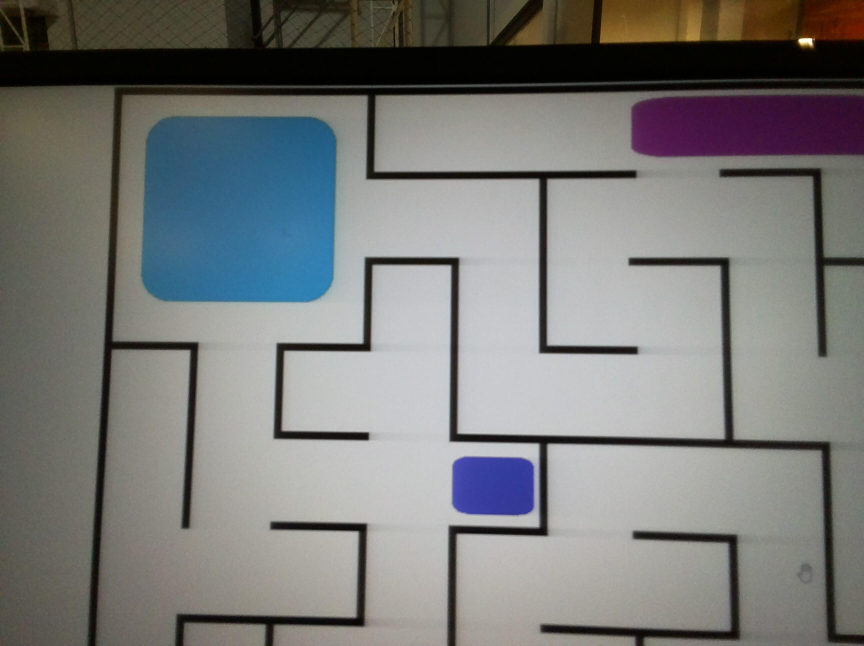
#> input picture 1.jpeg, 2592 x 1936 px (shown at 1/3 size)
$ python fullPanorama.py
#> lines starting #> are read from the running program, lines starting #| are printed output that depends on the picture; after the words box and inside, x2 and y2 are one past the last pixel; in counts of white or black regions, pixels touching at a corner belong together
# -*- coding: utf-8 -*-
import cv2
import numpy as np
import matplotlib.pyplot as plt
import os
import sys

# Forzar UTF-8 en la salida del terminal (necesario en Windows)
sys.stdout.reconfigure(encoding="utf-8")

# ── Configuración: pon aquí tus imágenes EN EL ORDEN que quieras ──────────────
image_paths = [
    "1.jpeg",   # img 1
    "2.jpeg",   # img 2
    "3.jpeg",   # img 3
    "4.jpeg",   # img 4
    "5.jpeg",   # img 5
    "6.jpeg",   # img 6
]

OUTPUT_DIR = r"C:\Users\Usuario\OneDrive\Documentos\Programación\Vision_Dron\panoramas"
os.makedirs(OUTPUT_DIR, exist_ok=True)

# ─────────────────────────────────────────────────────────────────────────────
# Funciones base
# ─────────────────────────────────────────────────────────────────────────────

def detect_features(image_bgr, n_features=3000):
    gray = cv2.cvtColor(image_bgr, cv2.COLOR_BGR2GRAY)
    orb = cv2.ORB_create(nfeatures=n_features)
    keypoints, descriptors = orb.detectAndCompute(gray, None)
    return keypoints, descriptors


def match_features(desc1, desc2, ratio=0.75):
    bf = cv2.BFMatcher(cv2.NORM_HAMMING, crossCheck=False)
    raw_matches = bf.knnMatch(desc1, desc2, k=2)
    good = [m for m, n in raw_matches if m.distance < ratio * n.distance]
    return good


def compute_homography(kp_src, kp_dst, matches, reproj_thresh=4.0):
    if len(matches) < 4:
        raise ValueError(f"Se necesitan al menos 4 matches, se tienen {len(matches)}")
    src_pts = np.float32([kp_src[m.queryIdx].pt for m in matches]).reshape(-1, 1, 2)
    dst_pts = np.float32([kp_dst[m.trainIdx].pt for m in matches]).reshape(-1, 1, 2)
    H, mask = cv2.findHomography(src_pts, dst_pts, cv2.RANSAC, reproj_thresh)
    inliers = int(mask.sum()) if mask is not None else 0
    print(f"    Inliers RANSAC: {inliers}/{len(matches)}")
    return H


def warp_and_blend(img_src, img_dst, H):
    h_src, w_src = img_src.shape[:2]
    h_dst, w_dst = img_dst.shape[:2]

    corners_src = np.float32(
        [[0, 0], [w_src, 0], [w_src, h_src], [0, h_src]]
    ).reshape(-1, 1, 2)
    corners_proj = cv2.perspectiveTransform(corners_src, H)

    all_corners = np.concatenate([
        corners_proj,
        np.float32([[0, 0], [w_dst, 0], [w_dst, h_dst], [0, h_dst]]).reshape(-1, 1, 2)
    ], axis=0)

    x_min, y_min = np.floor(all_corners[:, 0, :].min(axis=0)).astype(int)
    x_max, y_max = np.ceil(all_corners[:, 0, :].max(axis=0)).astype(int)

    T = np.array([[1, 0, -x_min],
                  [0, 1, -y_min],
                  [0, 0,      1]], dtype=np.float64)

    canvas_w = x_max - x_min
    canvas_h = y_max - y_min

    warped = cv2.warpPerspective(img_src, T @ H, (canvas_w, canvas_h))

    roi = warped[-y_min:-y_min + h_dst, -x_min:-x_min + w_dst]
    mask_dst = np.all(roi == 0, axis=2)
    roi[~mask_dst] = img_dst[~mask_dst]
    roi[mask_dst]  = img_dst[mask_dst]

    return warped


def stitch_pair(img_a, img_b, label, show=True):
    """
    Une img_a con img_b, guarda el resultado y lo muestra.
    Devuelve la imagen fusionada en BGR.
    """
    print(f"\n{'='*50}")
    print(f"  Fusionando: {label}")
    print(f"{'='*50}")

    kp_a, desc_a = detect_features(img_a)
    kp_b, desc_b = detect_features(img_b)
    matches = match_features(desc_a, desc_b)
    print(f"  Matches buenos: {len(matches)}")

    H = compute_homography(kp_a, kp_b, matches)
    result = warp_and_blend(img_a, img_b, H)

    out_path = os.path.join(OUTPUT_DIR, label + ".jpg")
    cv2.imwrite(out_path, result)
    print(f"  Guardado: {out_path}")

    if show:
        plt.figure(figsize=(18, 5))
        plt.imshow(cv2.cvtColor(result, cv2.COLOR_BGR2RGB))
        plt.title(f"Panorama: {label}", fontsize=13)
        plt.axis("off")
        plt.tight_layout()
        plt.show()

    return result


# ─────────────────────────────────────────────────────────────────────────────
# Carga de imagenes
# ─────────────────────────────────────────────────────────────────────────────

print("Cargando imagenes...")
images = []
for p in image_paths:
    img = cv2.imread(p)
#> img is the input picture: shape (1936, 2592, 3); mean B, G, R 120.1, 121.5, 120.6
    if img is None:
        raise FileNotFoundError(f"No se encontro o no se pudo leer: {p}")
    images.append(img)
    print(f"  OK {os.path.basename(p)}  ->  {img.shape[1]}x{img.shape[0]} px")
#|   OK 1.jpeg  ->  2592x1936 px

img1, img2, img3, img4, img5, img6 = images

# ─────────────────────────────────────────────────────────────────────────────
# GRUPO A — parte inferior de la pista (imgs 1, 2, 3)
#   Paso A1: 1 + 2   -> P12
#   Paso A2: P12 + 3 -> P123
# ─────────────────────────────────────────────────────────────────────────────

print("\n\n=== GRUPO A: imagenes 1-2-3 (parte inferior) ===")

P12  = stitch_pair(img1, img2, "P12")
#> in detect_features, `keypoints, descriptors = orb.detectAndCompute(gray, None)`: keypoints = 761 keypoints; strongest (x, y, size): (2397, 122, 111.1), (2398, 119, 92.6), (2429, 118, 111.1), (2399, 119, 77.1)
#> in stitch_pair, `kp_a, desc_a = detect_features(img_a)`: kp_a has the same summary as keypoints in detect_features
#> in detect_features (call 2), `keypoints, descriptors = orb.detectAndCompute(gray, None)`: keypoints = 743 keypoints; strongest (x, y, size): (1440, 1512, 111.1), (1168, 1258, 111.1), (2481, 55, 53.6), (2484, 62, 44.6)
#> in stitch_pair, `kp_b, desc_b = detect_features(img_b)`: kp_b has the same summary as keypoints in detect_features
#> in match_features, `raw_matches = bf.knnMatch(desc1, desc2, k=2)`: raw_matches = 761 matches
#> in match_features, `good = [m for m, n in raw_matches if m.distance < ratio * n.distance]`: good = 143 matches
#|   Matches buenos: 143
#> in compute_homography, `src_pts = np.float32([kp_src[m.queryIdx].pt for m in matches]).reshape..`: src_pts = 143 rows, first 8: [2396, 121], [1617, 540], [1375, 775], [1640, 1034], [1112, 1050], [846, 1290], [1376, 1296], [1640, 1334]
#> in compute_homography, `dst_pts = np.float32([kp_dst[m.trainIdx].pt for m in matches]).reshape..`: dst_pts = 143 rows, first 8: [2436.5, 60.48], [1726, 1237], [950.4, 720], [1202.4, 967.2], [696, 984], [1204.8, 968.4], [946, 1222], [1197, 1257]
#> in compute_homography, `H, mask = cv2.findHomography(src_pts, dst_pts, cv2.RANSAC, reproj_thre..`: H = [[0.976, 0.0052, -379.8], [0.00258, 0.999, -47.31], [4.29e-06, 1.45e-05, 1]]; mask = 143 values, max 1 at index 2, min 0 at index 0, mean 0.357
#> in compute_homography, `inliers = int(mask.sum()) if mask is not None else 0`: inliers = 51
#|     Inliers RANSAC: 51/143
#> in warp_and_blend, `corners_proj = cv2.perspectiveTransform(corners_src, H)`: corners_proj = [[-379.8, -47.31], [2127.6, -40.19], [2079.9, 1822.7], [-359.7, 1835.9]]
#> in warp_and_blend, `all_corners = np.concatenate([ corners_proj, np.float32([[0, 0], [w_ds..`: all_corners = [[-379.8, -47.31], [2127.6, -40.19], [2079.9, 1822.7], [-359.7, 1835.9], [0, 0], [2592, 0], [2592, 1936], [0, 1936]]
#> in warp_and_blend, `x_min, y_min = np.floor(all_corners[:, 0, :].min(axis=0)).astype(int)`: x_min = -380; y_min = -48
#> in warp_and_blend, `x_max, y_max = np.ceil(all_corners[:, 0, :].max(axis=0)).astype(int)`: x_max = 2592; y_max = 1936
#> in warp_and_blend, `T = np.array([[1, 0, -x_min], [0, 1, -y_min], [0, 0,      1]], dtype=n..`: T = [[1, 0, 380], [0, 1, 48], [0, 0, 1]]
#> in warp_and_blend, `canvas_w = x_max - x_min`: canvas_w = 2972
#> in warp_and_blend, `canvas_h = y_max - y_min`: canvas_h = 1984
#> in warp_and_blend, `mask_dst = np.all(roi == 0, axis=2)`:
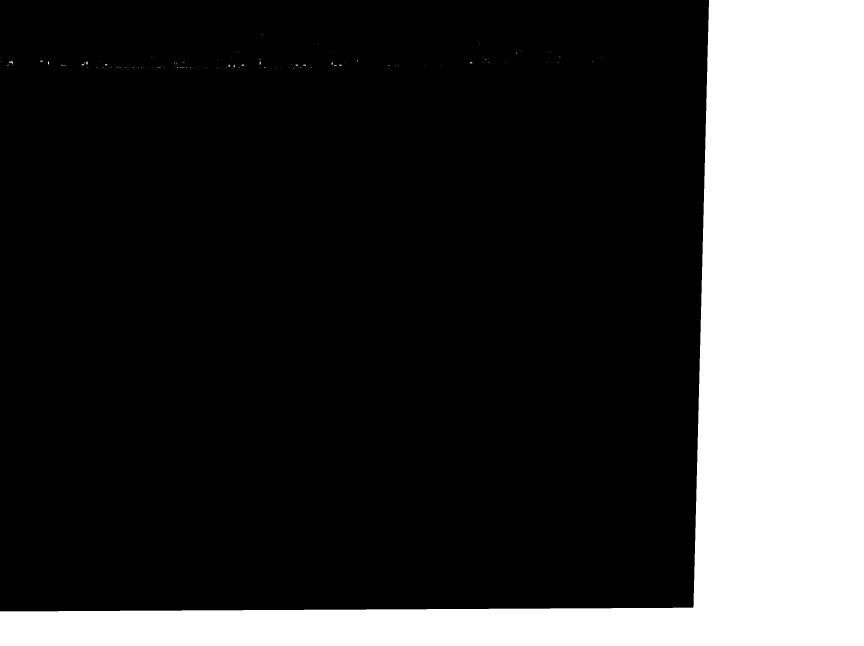
#> mask_dst: shape (1936, 2592) bool (shown at 1/3 size); 23.3% white; 115 white regions (99 under 20 px), largest, box (x1, y1, x2, y2) and area: (0, 0, 2592, 1936) 1171016, (27, 182, 38, 193) 50, (259, 185, 263, 193) 31
P123 = stitch_pair(P12,  img3, "P123")
#> in detect_features (call 3), `keypoints, descriptors = orb.detectAndCompute(gray, None)`: keypoints = 1021 keypoints; strongest (x, y, size): (2861, 105, 92.6), (2856, 118, 111.1), (2816, 107, 92.6), (2868, 104, 64.3)
#> in stitch_pair (call 2), `kp_a, desc_a = detect_features(img_a)`: kp_a has the same summary as keypoints in detect_features
#> in detect_features (call 4), `keypoints, descriptors = orb.detectAndCompute(gray, None)`: keypoints = 898 keypoints; strongest (x, y, size): (2490, 99, 92.6), (2491, 100, 77.1), (2440, 96, 92.6), (1483, 1541, 111.1)
#> in stitch_pair (call 2), `kp_b, desc_b = detect_features(img_b)`: kp_b has the same summary as keypoints in detect_features
#> in match_features (call 2), `raw_matches = bf.knnMatch(desc1, desc2, k=2)`: raw_matches = 1021 matches
#> in match_features (call 2), `good = [m for m, n in raw_matches if m.distance < ratio * n.distance]`: good = 162 matches
#|   Matches buenos: 162
#> in compute_homography (call 2), `src_pts = np.float32([kp_src[m.queryIdx].pt for m in matches]).reshape..`: src_pts = 162 rows, first 8: [2862, 119], [1588, 537], [2100, 768], [1838, 1027], [1326, 1270], [1326, 1272], [2080, 1284], [2106, 1285]
#> in compute_homography (call 2), `dst_pts = np.float32([kp_dst[m.trainIdx].pt for m in matches]).reshape..`: dst_pts = 162 rows, first 8: [2489, 114], [1254, 1287.6], [1770, 770], [1523, 520], [1007, 1248], [1006.8, 1248], [1255, 1289], [1768.8, 1275.6]
#|     Inliers RANSAC: 90/162

# ─────────────────────────────────────────────────────────────────────────────
# GRUPO B — parte superior de la pista (imgs 4, 5, 6)
#   Paso B1: 4 + 5   -> P45
#   Paso B2: P45 + 6 -> P456
# ─────────────────────────────────────────────────────────────────────────────

print("\n\n=== GRUPO B: imagenes 4-5-6 (parte superior) ===")

P45  = stitch_pair(img4, img5, "P45")
#> in detect_features (call 5), `keypoints, descriptors = orb.detectAndCompute(gray, None)`: keypoints = 780 keypoints; strongest (x, y, size): (1315, 1172, 111.1), (1315, 946, 111.1), (1548, 720, 111.1), (856, 1165, 111.1)
#> in stitch_pair (call 3), `kp_a, desc_a = detect_features(img_a)`: kp_a has the same summary as keypoints in detect_features
#> in detect_features (call 6), `keypoints, descriptors = orb.detectAndCompute(gray, None)`: keypoints = 760 keypoints; strongest (x, y, size): (1469, 1150, 111.1), (1036, 441, 111.1), (1713, 706, 111.1), (1227, 1132, 92.6)
#> in stitch_pair (call 3), `kp_b, desc_b = detect_features(img_b)`: kp_b has the same summary as keypoints in detect_features
#> in match_features (call 3), `raw_matches = bf.knnMatch(desc1, desc2, k=2)`: raw_matches = 780 matches
#> in match_features (call 3), `good = [m for m, n in raw_matches if m.distance < ratio * n.distance]`: good = 171 matches
#|   Matches buenos: 171
#> in compute_homography (call 3), `src_pts = np.float32([kp_src[m.queryIdx].pt for m in matches]).reshape..`: src_pts = 171 rows, first 8: [1315, 497], [1777, 741], [1771, 946], [626, 950], [1323, 1166], [621, 1375], [852, 1382], [1320, 1409]
#> in compute_homography (call 3), `dst_pts = np.float32([kp_dst[m.trainIdx].pt for m in matches]).reshape..`: dst_pts = 171 rows, first 8: [1011, 689], [1489, 478], [1007, 899], [1489, 478], [2196, 482.4], [756, 1355], [996, 1363.2], [1042, 449]
#|     Inliers RANSAC: 101/171
P456 = stitch_pair(P45,  img6, "P456")
#> in detect_features (call 7), `keypoints, descriptors = orb.detectAndCompute(gray, None)`: keypoints = 872 keypoints; strongest (x, y, size): (1476, 1014, 111.1), (1003, 1229, 111.1), (1475, 1015, 92.6), (1039, 527, 111.1)
#> in stitch_pair (call 4), `kp_a, desc_a = detect_features(img_a)`: kp_a has the same summary as keypoints in detect_features
#> in detect_features (call 8), `gray = cv2.cvtColor(image_bgr, cv2.COLOR_BGR2GRAY)`:
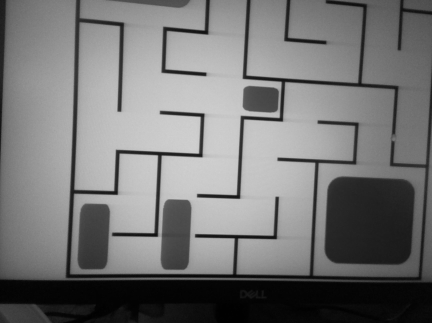
#> gray: shape (1936, 2592) (shown at 1/6 size); min 0, max 214, mean 117.5
#> in detect_features (call 8), `keypoints, descriptors = orb.detectAndCompute(gray, None)`: keypoints = 690 keypoints; strongest (x, y, size): (1186, 1172, 111.1), (964, 674, 111.1), (1229, 444, 111.1), (1670, 953, 111.1)
#> in stitch_pair (call 4), `kp_b, desc_b = detect_features(img_b)`: kp_b has the same summary as keypoints in detect_features
#> in match_features (call 4), `raw_matches = bf.knnMatch(desc1, desc2, k=2)`: raw_matches = 872 matches
#> in match_features (call 4), `good = [m for m, n in raw_matches if m.distance < ratio * n.distance]`: good = 180 matches
#|   Matches buenos: 180
#> in compute_homography (call 4), `src_pts = np.float32([kp_src[m.queryIdx].pt for m in matches]).reshape..`: src_pts = 180 rows, first 8: [1042, 536], [1259, 546], [1252, 767], [1013, 779], [1921, 1018], [1004, 1223], [1481, 1237], [1451, 1457]
#> in compute_homography (call 4), `dst_pts = np.float32([kp_dst[m.trainIdx].pt for m in matches]).reshape..`: dst_pts = 180 rows, first 8: [1246.8, 204], [1458, 468], [1448, 696], [1202, 704], [923, 1396], [1237, 452], [1673, 1183], [1225.2, 177.6]
#|     Inliers RANSAC: 91/180

# ─────────────────────────────────────────────────────────────────────────────
# FUSION FINAL — P456 (superior) + P123 (inferior)
#
# IMPORTANTE: esta fusion requiere traslape visual entre ambos panoramas.
# Si las imagenes no comparten zona en comun, ORB no encontrara matches
# y veras el error "Se necesitan al menos 4 matches".
# ─────────────────────────────────────────────────────────────────────────────

print("\n\n=== FUSION FINAL: P456 (superior) + P123 (inferior) ===")

PANORAMA_FINAL = stitch_pair(P456, P123, "PANORAMA_FINAL")
#> in detect_features (call 9), `gray = cv2.cvtColor(image_bgr, cv2.COLOR_BGR2GRAY)`:
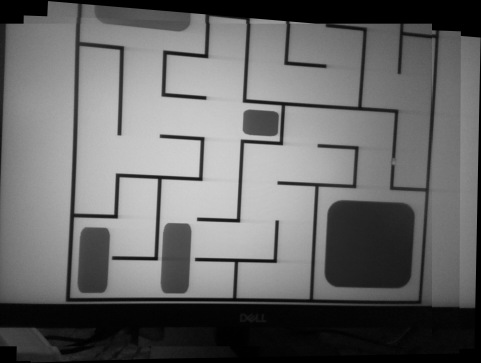
#> gray: shape (2178, 2885) (shown at 1/6 size); min 0, max 214, mean 104.3
#> in detect_features (call 9), `keypoints, descriptors = orb.detectAndCompute(gray, None)`: keypoints = 954 keypoints; strongest (x, y, size): (1186, 1315, 111.1), (1175, 1555, 111.1), (1670, 1096, 111.1), (1208, 1079, 111.1)
#> in stitch_pair (call 5), `kp_a, desc_a = detect_features(img_a)`: kp_a has the same summary as keypoints in detect_features
#> in detect_features (call 10), `gray = cv2.cvtColor(image_bgr, cv2.COLOR_BGR2GRAY)`:
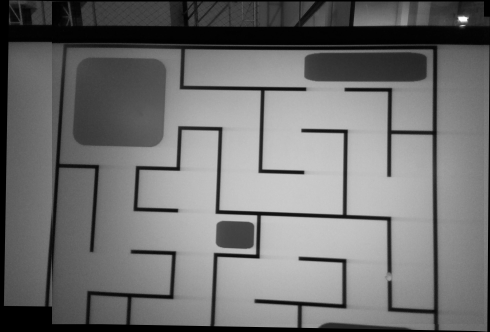
#> gray: shape (1988, 2940) (shown at 1/6 size); min 0, max 254, mean 112.2
#> in detect_features (call 10), `keypoints, descriptors = orb.detectAndCompute(gray, None)`: keypoints = 1006 keypoints; strongest (x, y, size): (2804, 107, 92.6), (2753, 105, 92.6), (2804, 108, 64.3), (1810, 781, 111.1)
#> in stitch_pair (call 5), `kp_b, desc_b = detect_features(img_b)`: kp_b has the same summary as keypoints in detect_features
#> in match_features (call 5), `raw_matches = bf.knnMatch(desc1, desc2, k=2)`: raw_matches = 954 matches
#> in match_features (call 5), `good = [m for m, n in raw_matches if m.distance < ratio * n.distance]`: good = 129 matches
#|   Matches buenos: 129
#> in compute_homography (call 5), `src_pts = np.float32([kp_src[m.queryIdx].pt for m in matches]).reshape..`: src_pts = 129 rows, first 8: [143, 93], [1503, 142], [1237, 594], [1235, 595], [962, 810], [1448, 838], [1199, 843], [1184, 1310]
#> in compute_homography (call 5), `dst_pts = np.float32([kp_dst[m.trainIdx].pt for m in matches]).reshape..`: dst_pts = 129 rows, first 8: [313.2, 1944], [2604, 1944], [1823, 1041], [1823, 1041], [2070, 531], [1071.6, 759.6], [1537.2, 1293.6], [2070, 531]
#|     Inliers RANSAC: 21/129
#> in warp_and_blend (call 5), `corners_proj = cv2.perspectiveTransform(corners_src, H)`: corners_proj = [[313.1, 1943.8], [312.6, 1944.3], [312.6, 1944.3], [312.4, 1944.4]]
#> in warp_and_blend (call 5), `all_corners = np.concatenate([ corners_proj, np.float32([[0, 0], [w_ds..`: all_corners = [[313.1, 1943.8], [312.6, 1944.3], [312.6, 1944.3], [312.4, 1944.4], [0, 0], [2940, 0], [2940, 1988], [0, 1988]]
#> in warp_and_blend (call 5), `x_min, y_min = np.floor(all_corners[:, 0, :].min(axis=0)).astype(int)`: y_min = 0
#> in warp_and_blend (call 5), `x_max, y_max = np.ceil(all_corners[:, 0, :].max(axis=0)).astype(int)`: x_max = 2940; y_max = 1988
#> in warp_and_blend (call 5), `T = np.array([[1, 0, -x_min], [0, 1, -y_min], [0, 0,      1]], dtype=n..`: T = [[1, 0, 0], [0, 1, 0], [0, 0, 1]]
#> in warp_and_blend (call 5), `canvas_w = x_max - x_min`: canvas_w = 2940
#> in warp_and_blend (call 5), `canvas_h = y_max - y_min`: canvas_h = 1988
#> in warp_and_blend (call 5), `warped = cv2.warpPerspective(img_src, T @ H, (canvas_w, canvas_h))`:
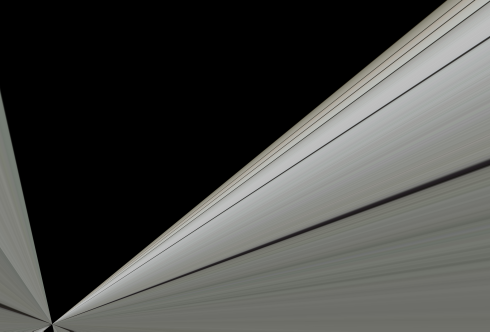
#> warped: shape (1988, 2940, 3) (shown at 1/6 size); mean B, G, R 69.5, 72.1, 71.4
#> in warp_and_blend (call 5), `mask_dst = np.all(roi == 0, axis=2)`:
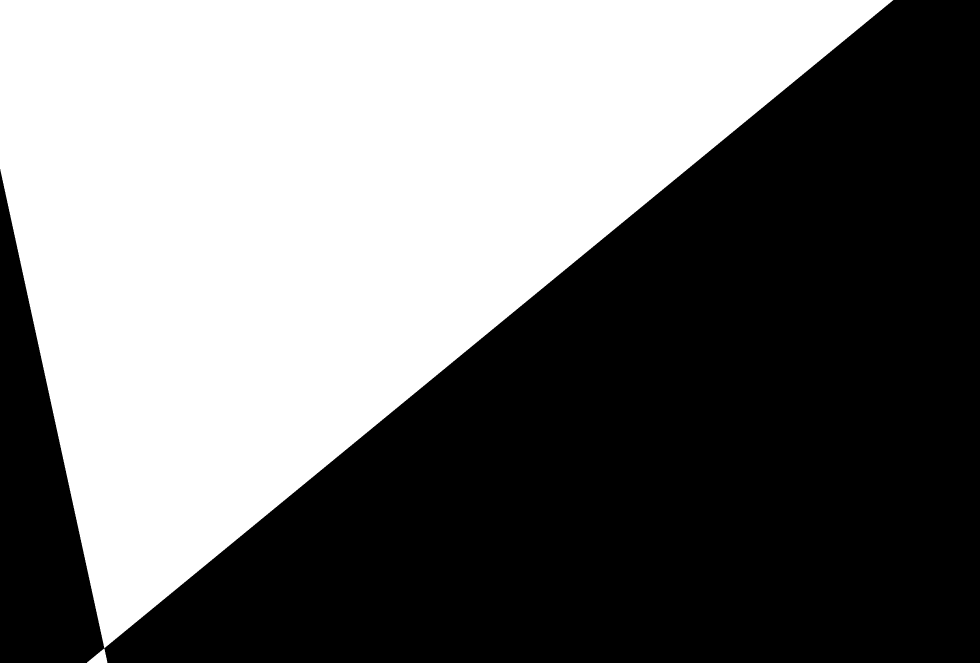
#> mask_dst: shape (1988, 2940) bool (shown at 1/3 size); 46% white; 2 white regions, box (x1, y1, x2, y2) and area: (0, 0, 2680, 1944) 2685504, (261, 1945, 322, 1988) 1340
#> in warp_and_blend (call 5), `roi[~mask_dst] = img_dst[~mask_dst]`:
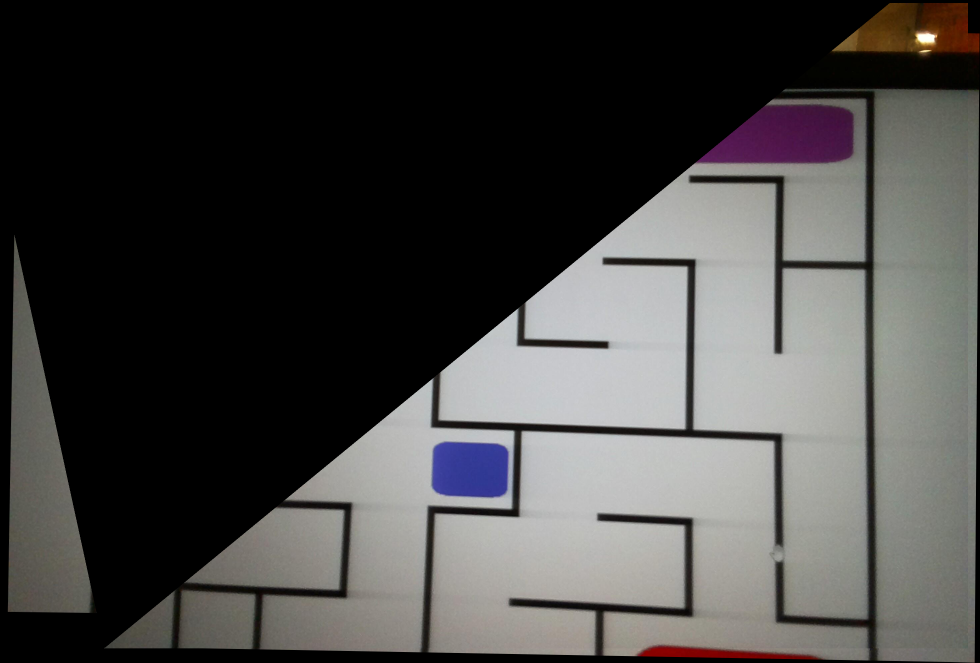
#> roi: shape (1988, 2940, 3) (shown at 1/3 size); mean B, G, R 68.2, 69.5, 70.5

# ─────────────────────────────────────────────────────────────────────────────
# Resumen
# ─────────────────────────────────────────────────────────────────────────────

print(f"\n\n{'*'*50}")
print("  Todos los resultados en:", OUTPUT_DIR)
print("  Archivos: P12.jpg | P123.jpg | P45.jpg | P456.jpg | PANORAMA_FINAL.jpg")
print(f"{'*'*50}\n")
